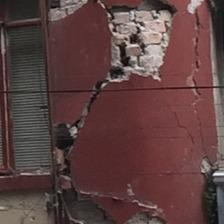
#> input picture sample_images/Damaged/sample_1_Major_Wall_Shear_Fracture.jpg, 224 x 224 px; its folder holds only this picture in this run
$ python -i app.py   (imports and definitions only)
#> lines starting #> are read from the running program, lines starting #| are printed output that depends on the picture
"""
app.py
Interactive Streamlit Web Application for Structural Damage Image Classification.
Mandatory Deliverable: Live Demonstration for UE24CS352A Review Session.
Problem Statement #39: Structural Damage Image Classification (Stanford CS229 Benchmark)
"""

import os
import streamlit as st
import numpy as np
import cv2
import matplotlib.pyplot as plt
from PIL import Image
import joblib

# [13 lines not run here, left out]

# Model Candidate Locations
def find_model_path(filenames):
    candidates = []
    for fn in filenames:
        candidates.extend([
            os.path.join("outputs", "models", fn),
            os.path.join("models", fn),
            fn
        ])
    for c in candidates:
        if os.path.exists(c):
            return c
    return candidates[0]

available_models = {
    "Support Vector Machine (RBF Kernel)": find_model_path(["SVM_RBF_Kernel.joblib", "SVM_(RBF_Kernel).joblib", "SVM__RBF_Kernel_.joblib"]),
    "Logistic Regression (L2)": find_model_path(["Logistic_Regression_L2.joblib", "Logistic_Regression_(L2).joblib", "Logistic_Regression__L2_.joblib"]),
    "Decision Tree (ID3 / Entropy)": find_model_path(["Decision_Tree_ID3___Entropy.joblib", "Decision_Tree_(ID3___Entropy).joblib", "Decision_Tree__ID3___Entropy_.joblib"])
}
#> further down, picture is the input picture: PIL image 224x224 RGB; mean R, G, B 92.7, 64.8, 64.1

# Sidebar Model Selection
# [1 line not run here, left out]
# [1 line that did not run here, left out]
# [1 line that did not run here, left out]

# Helper raw pixel preprocessor
def get_pixel_vector(img_pil, target_size=(48, 48)):
#> called with target_size = (48, 48)
    img = np.array(img_pil.convert("RGB"))
    gray = cv2.cvtColor(img, cv2.COLOR_RGB2GRAY)
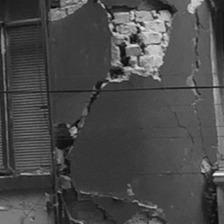
#> gray: shape (224, 224); min 4, max 241, mean 73.1
    resized = cv2.resize(gray, target_size, interpolation=cv2.INTER_AREA)
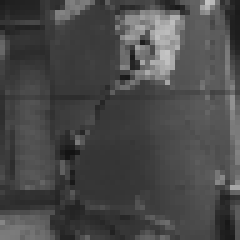
#> resized: shape (48, 48) (shown 5 times larger); min 19, max 196, mean 73.1
    # Continuous normalization to [-1.0, 1.0] matching Stanford CS229
    normalized = (resized.astype(np.float32) / 127.5) - 1.0
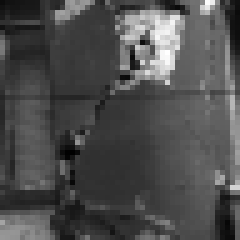
#> normalized: shape (48, 48) float32 (shown 5 times larger); min -0.851, max 0.537, mean -0.427; drawn with min black and max white
    return normalized.flatten().reshape(1, -1), resized

# [1 line that did not run here, left out]

# [123 lines not run here, left out]

roc_candidates = [
    "outputs/models/roc_data.joblib",
    "models/roc_data.joblib"
]
roc_path = next((p for p in roc_candidates if os.path.exists(p)), None)

# [40 lines not run here, left out]

>>> from PIL import Image
>>> picture = Image.open('sample_images/Damaged/sample_1_Major_Wall_Shear_Fracture.jpg')
>>> result = get_pixel_vector(picture)

$ run again, on sample_images/Damaged/sample_2_Structural_Column_Failure.jpg
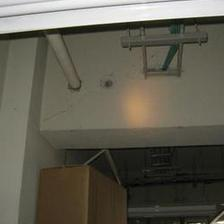
#> input picture sample_images/Damaged/sample_2_Structural_Column_Failure.jpg, 224 x 224 px
#> picture is the input picture: PIL image 224x224 RGB; mean R, G, B 96.2, 93.2, 80.6
#> in get_pixel_vector, `gray = cv2.cvtColor(img, cv2.COLOR_RGB2GRAY)`:
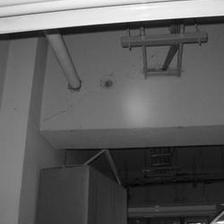
#> gray: shape (224, 224); min 1, max 255, mean 92.7
#> in get_pixel_vector, `resized = cv2.resize(gray, target_size, interpolation=cv2.INTER_AREA)`:
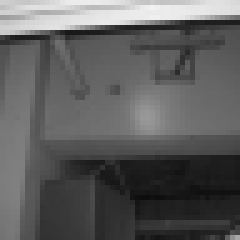
#> resized: shape (48, 48) (shown 5 times larger); min 13, max 242, mean 92.7

$ run again, on sample_images/Damaged/sample_4_Building_Facade_Collapse.jpg
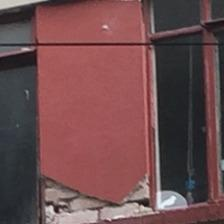
#> input picture sample_images/Damaged/sample_4_Building_Facade_Collapse.jpg, 224 x 224 px
#> picture is the input picture: PIL image 224x224 RGB; mean R, G, B 110.7, 75.9, 77.8
#> in get_pixel_vector, `gray = cv2.cvtColor(img, cv2.COLOR_RGB2GRAY)`:
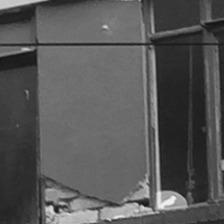
#> gray: shape (224, 224); min 17, max 247, mean 86.5
#> in get_pixel_vector, `normalized = (resized.astype(np.float32) / 127.5) - 1.0`:
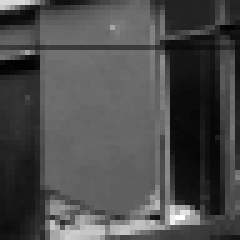
#> normalized: shape (48, 48) float32 (shown 5 times larger); min -0.788, max 0.78, mean -0.321; drawn with min black and max white
